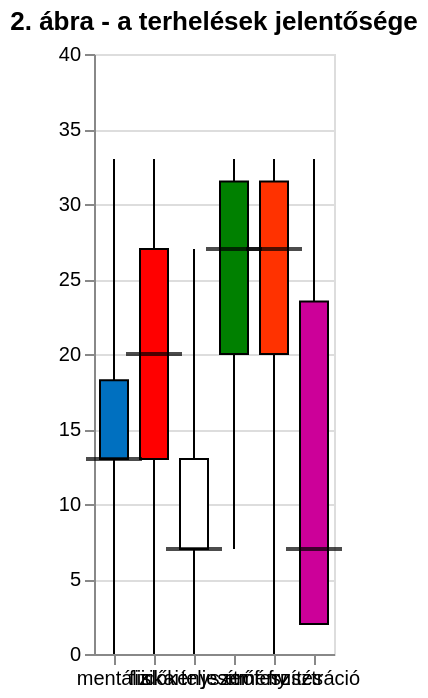

The specification (Vega-Lite) saved for this image:
### Vega-Lite specification from a JSON file in a GitHub repository (floating-point values rounded to 4 significant figures)
{"$schema": "https://vega.github.io/schema/vega-lite/v5.json", "description": "A simple bar chart with embedded data.", "title": "2. ábra - a terhelések jelentősége", "data": {"values": [{"Dim": "mentális", "color": "rgb(0, 112, 192)", "lower": 0.0, "q1": 13.0, "median": 13.0, "q3": 18.25, "upper": 33.0, "outliers": []}, {"Dim": "fizikai", "color": "rgb(255, 0, 0)", "lower": 0.0, "q1": 13.0, "median": 20.0, "q3": 27.0, "upper": 33.0, "outliers": []}, {"Dim": "időkényszer", "color": "rgb(255, 255, 255)", "lower": 0.0, "q1": 7.0, "median": 7.0, "q3": 13.0, "upper": 27.0, "outliers": []}, {"Dim": "teljesítmény", "color": "rgb(0, 128, 0)", "lower": 7.0, "q1": 20.0, "median": 27.0, "q3": 31.5, "upper": 33.0, "outliers": []}, {"Dim": "erőfeszítés", "color": "rgb(255, 50, 00)", "lower": 0.0, "q1": 20.0, "median": 27.0, "q3": 31.5, "upper": 33.0, "outliers": []}, {"Dim": "frusztráció", "color": "rgb(204, 0, 153)", "lower": 2.0, "q1": 2.0, "median": 7.0, "q3": 23.5, "upper": 33.0, "outliers": []}]}, "encoding": {"x": {"field": "Dim", "type": "nominal", "title": null, "sort": null, "axis": {"labelAngle": 0}}}, "layer": [{"mark": {"type": "rule"}, "encoding": {"y": {"field": "lower", "type": "quantitative", "scale": {"zero": false}, "title": null}, "y2": {"field": "upper"}}}, {"mark": {"type": "bar", "size": 14, "opacity": 1.0, "stroke": "black", "strokeWidth": 1}, "encoding": {"y": {"field": "q1", "type": "quantitative", "scale": {"domain": [0, 40]}}, "y2": {"field": "q3"}, "color": {"field": "color", "type": "nominal", "legend": null, "scale": null}}}, {"mark": {"type": "tick", "color": "black", "size": 28, "thickness": 2}, "encoding": {"y": {"field": "median", "type": "quantitative"}}}, {"transform": [{"flatten": ["outliers"]}], "mark": {"type": "point", "style": "boxplot-outliers"}, "encoding": {"y": {"field": "outliers", "type": "quantitative"}}}]}
